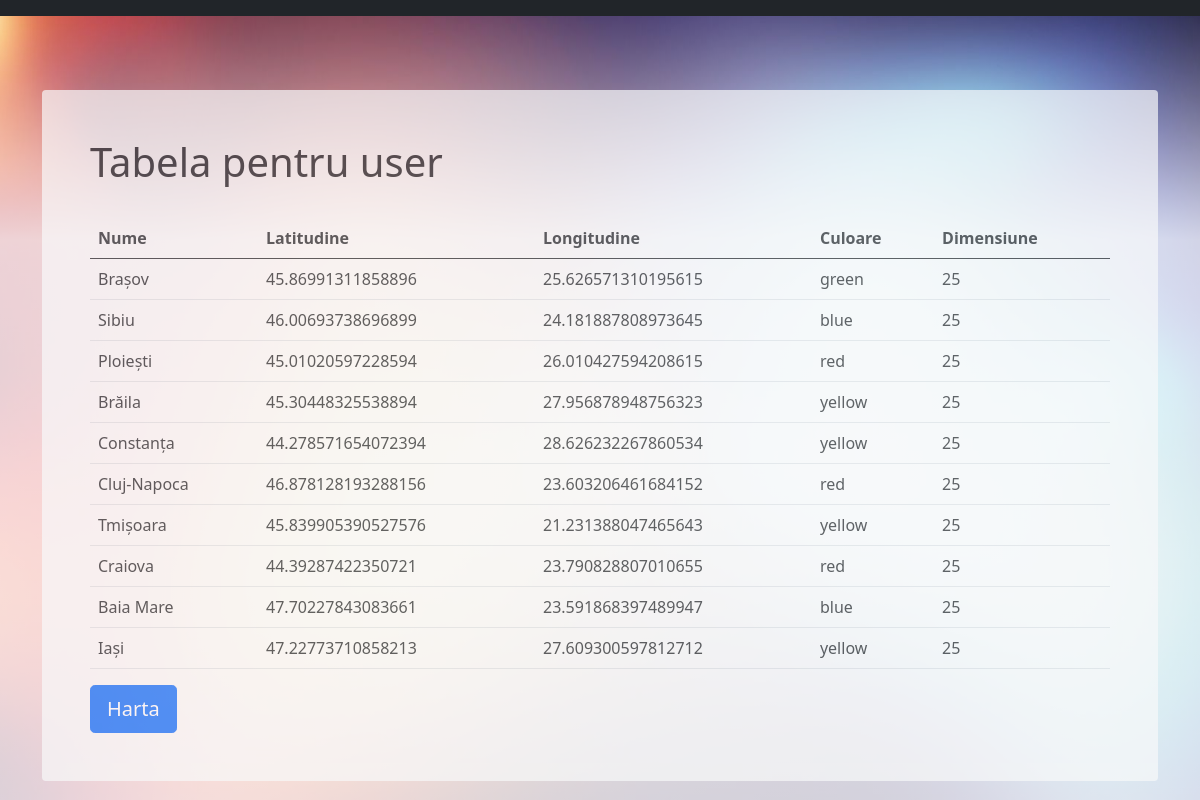
/tabela.php, run on the app's committed database.
### tables this page shows
CREATE TABLE `locatii` (
  `nume` varchar(32) NOT NULL,
  `latitudine` varchar(32) NOT NULL,
  `longitudine` varchar(32) NOT NULL,
  `culoare` varchar(32) NOT NULL,
  `dimensiune` int(32) NOT NULL
);

### tabela.php (the view, shortened to what this page needs)
<!DOCTYPE html>
<html>
	<head>
    <link href="https://cdn.jsdelivr.net/npm/bootstrap@5.0.1/dist/css/bootstrap.min.css" rel="stylesheet">
	<link href="tabela.css" rel="stylesheet">
   </head>
	<body>
        <div class="background">
    <?php
			$conn=mysqli_connect("localhost", "root", "") or die(mysqli_error());
			mysqli_select_db($conn, "users");
			$sql_read = "SELECT * FROM locatii";
			$result = mysqli_query($conn, $sql_read);
        ?>
    <nav class="navbar navbar-expand-md navbar-dark bg-dark mb-4">
    </nav>
<main class="container">
  <div class="bg-light p-5 rounded">
    <h1>Tabela pentru user</h1>
    <br>
    <table class="table">
        <thead class="thead-dark">
            <tr>
            <th scope="col">Nume</td>
            <th scope="col">Latitudine</td>
            <th scope="col">Longitudine</td>
            <th scope="col">Culoare</td>
            <th scope="col">Dimensiune</td>
            </tr>
        </thead>
            <tbody>
        <?php
               while($row = mysqli_fetch_array($result)) {
                   echo "<tr>";
                   echo "<td>".$row['nume']."</td>";
                   echo "<td>".$row['latitudine']."</td>";
                   echo "<td>".$row['longitudine']."</td>";
                   echo "<td>".$row['culoare']."</td>";
                   echo "<td>".$row['dimensiune']."</td>";
                   echo "</tr>";
               }
            ?>
        </tbody>
    </table>
    <a class="btn btn-lg btn-primary" href="map.php" role="button" type="submit" value="MAP">Harta</a>
  </div>
</main>
            </div>
	</body>
</html>

### tabela.css (style rules this page uses)
html { overflow: hidden; height: 100%; }
body { overflow: auto; height: 100%; }
.container { padding-top: 50px; opacity: 0.7; }
.background { height: 100%; background-image: linear-gradient(to bottom, rgba(255,255,255,0.1) 0%,rgba(255,255,255,0.8) 30%), url(./img/background_2.jpg); background-position: center; background-repeat: no-repeat; background-size: cover; overflow: auto; }

### data on the page
locatii: nume "Brașov", latitudine "45.86991311858896", longitudine "25.626571310195615", culoare "green", dimensiune "25"
locatii: nume "Sibiu", latitudine "46.00693738696899", longitudine "24.181887808973645", culoare "blue", dimensiune "25"
locatii: nume "Ploiești", latitudine "45.01020597228594", longitudine "26.010427594208615", culoare "red", dimensiune "25"
locatii: nume "Brăila", latitudine "45.30448325538894", longitudine "27.956878948756323", culoare "yellow", dimensiune "25"
locatii: nume "Constanța", latitudine "44.278571654072394", longitudine "28.626232267860534", culoare "yellow", dimensiune "25"
locatii: nume "Cluj-Napoca", latitudine "46.878128193288156", longitudine "23.603206461684152", culoare "red", dimensiune "25"
locatii: nume "Tmișoara", latitudine "45.839905390527576", longitudine "21.231388047465643", culoare "yellow", dimensiune "25"
locatii: nume "Craiova", latitudine "44.39287422350721", longitudine "23.790828807010655", culoare "red", dimensiune "25"
locatii: nume "Baia Mare", latitudine "47.70227843083661", longitudine "23.591868397489947", culoare "blue", dimensiune "25"
locatii: nume "Iași", latitudine "47.22773710858213", longitudine "27.609300597812712", culoare "yellow", dimensiune "25"
